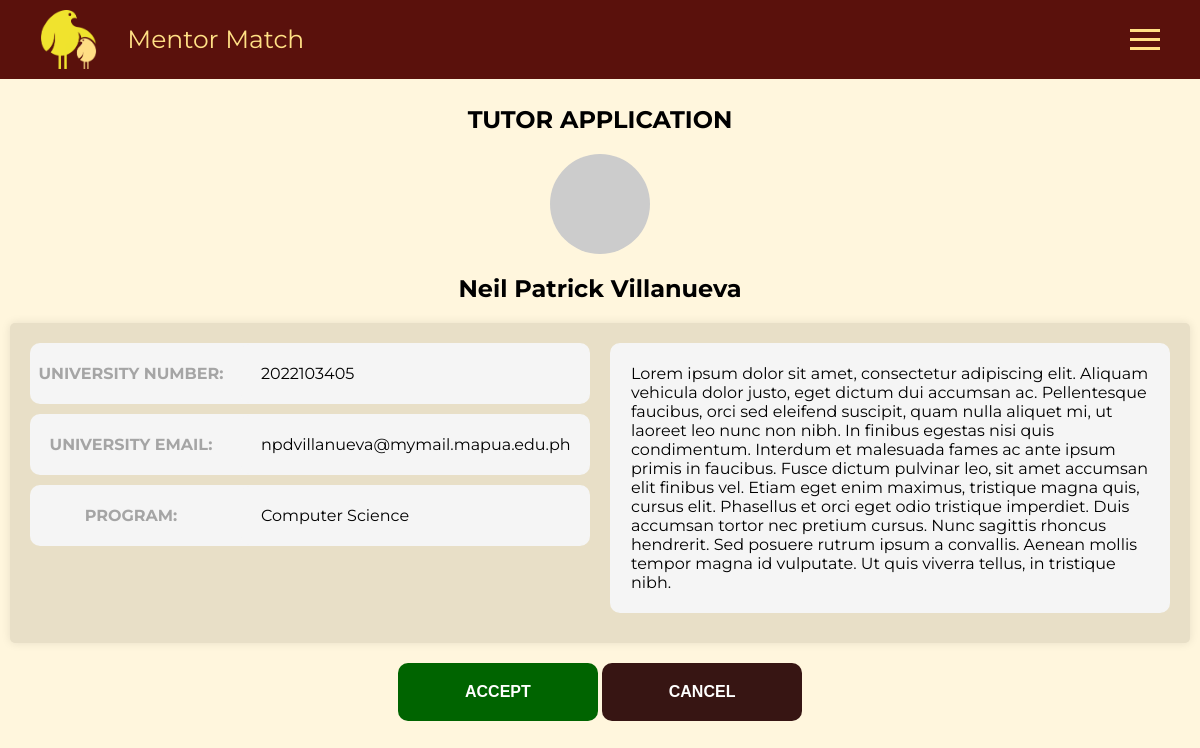
The page /admin/manage/applications/u/1 (signed in) on the database its author committed.
### app/models/users.py (models this page shows, shortened)
class Users(UserMixin, db.Model):
    __tablename__ = "USERS"
    id = db.Column(db.Integer, primary_key=True)
    login_name = db.Column(db.String(50), unique=True, nullable=False)
    first_name = db.Column(db.String(100), unique=False, nullable=False)
    last_name = db.Column(db.String(100), unique=False, nullable=False)
    university_number = db.Column(db.String(20), unique=True, nullable=False)
    university_email = db.Column(db.String(225), unique=True, nullable=False)
    program = db.Column(db.String(100), nullable=True)
    password = db.Column(db.String(200), nullable=False)
    account_status = db.Column(db.Integer)
    tags = db.Column(db.String(200), nullable=True)

### app/models/tutor_applications.py (models this page shows)
class TutorApplications(db.Model):
    __tablename__ = "TUTOR_APPLICATIONS"
    id = db.Column(db.Integer, primary_key=True)
    student_id = db.Column(db.Integer, db.ForeignKey('USERS.id'))  # Use 'users.id' since 'users' is the tablename of Users model
    student = db.relationship('Users', foreign_keys=[student_id], backref='tutor_applications')
    description = db.Column(db.String, nullable=False)

### app/routes/admin/admin_redirects.py (the view)
@admin_redirects_route.route('/admin/manage/applications/u/<id>')
@login_required
def manage_tutor_application_page(id: int):
    application_information = tutor_applications.TutorApplications.query.join(users.Users, tutor_applications.TutorApplications.student_id == id).all()
    return render_template("admin_manage_applications.html", application_information=application_information)

### app/templates/admin_manage_applications.html (shortened to what this page needs)
{% extends 'base.html' %}
{% block main %}
<div class="main-container">
    <h1>TUTOR APPLICATION</h1>
    <div class="circle-edit-profile"></div>
    <h2> {{ application_information[0].student.first_name}} {{ application_information[0].student.last_name}}</h2>
    <div class="form-container">
        <div class="columns">
            <div class="column">
                <div class="input-group">
                    <div class="input-label">
                        UNIVERSITY NUMBER:
                    </div>
                    <div class="form-control">
                        {{ application_information[0].student.university_number}}
                    </div>
                </div>
                <div class="input-group">
                    <div class="input-label">
                        UNIVERSITY EMAIL:
                    </div>
                    <div class="form-control">
                        {{ application_information[0].student.university_email}}
                    </div>
                </div>
                <div class="input-group">
                    <div class="input-label">
                        PROGRAM:
                    </div>
                    <div class="form-control">
                        {{ application_information[0].student.program}}
                    </div>
                </div>
            </div>
            <div class="column">
                <div class="input-group">
                    <div class="form-control">
                        {{ application_information[0].description}}
                    </div>
                </div>
            </div>
        </div>
    </div>
    <div class="btn-group">
        <button class="btn-success" id="cancel-btn" style="font-weight: bold;">ACCEPT</button>
        <button class="btn-cancel" id="cancel-btn" style="font-weight: bold;">CANCEL</button>
    </div>
</div>
{% endblock %}

### app/templates/base.html (style rules this page uses)
body { font-family: Montserrat; margin: 0; padding: 0; }

### app/templates/admin_manage_applications.html (style rules this page uses)
body { background-color: #FFF6DD; }
.main-container { text-align: center; padding: 10px; }
.form-container { max-width: 1200px; padding: 50px; font-family: Montserrat; margin: 0 auto; padding: 20px; background-color: #E8DFC7; box-shadow: 0 0 10px rgba(0, 0, 0, 0.1); border-radius: 5px; display: flex; flex-direction: column; }
.circle-edit-profile { width: 100px; height: 100px; background-color: #ccc; border-radius: 50%; margin: 0 auto; }
h1 { font-size: 24px; margin-bottom: 20px; justify-content: center; font-weight: bold; }
.btn-success { background-color: #006400; color: #fff; border: none; padding: 20px; border-radius: 10px; cursor: pointer; font-size: 16px; min-width: 200px }
.btn-cancel { background-color: #371513; color: #fff; border: none; padding: 20px; border-radius: 10px; cursor: pointer; font-size: 16px; min-width: 200px }
.btn-group { margin-top: 20px; }
.input-group { display: flex; align-items: center; margin-bottom: 10px; padding: 1px; background-color: #F5F5F5; border-radius: 10px; }
.input-label { flex: 0 0 200px; font-weight: bold; margin-right: 10px; color: #A5A5A5; }
.form-control { flex: 1; min-width: 150px; padding: 20px; border-radius: 8px; border: none; font-size: 16px; text-align: left; background-color: #F5F5F5; }
.form-control::placeholder { color: #A5A5A5; font-weight: normal; }
.columns { display: flex; justify-content: space-between; }
.column { flex: 0 0 calc(50% - 10px); }

### rows shown on the page
Users: first_name "Neil Patrick", last_name "Villanueva", university_number "2022103405", university_email "npdvillanueva@mymail.mapua.edu.ph", program "Computer Science"
TutorApplications: description "Lorem ipsum dolor sit amet, consectetur adipiscing elit. Aliquam vehicula dolor justo, eget dictum dui accumsan ac. Pellentesque faucibus, orci sed eleifend suscipit, quam nulla aliquet mi, ut laoreet leo nunc non nibh. In finibus egestas nisi quis condimentum. Interdum et malesuada fames ac ante ipsum primis in faucibus. Fusce dictum pulvinar leo, sit amet accumsan elit finibus vel. Etiam eget enim maximus, tristique magna quis, cursus elit. Phasellus et orci eget odio tristique imperdiet. Duis accumsan tortor nec pretium cursus. Nunc sagittis rhoncus hendrerit. Sed posuere rutrum ipsum a convallis. Aenean mollis tempor magna id vulputate. Ut quis viverra tellus, in tristique nibh."
